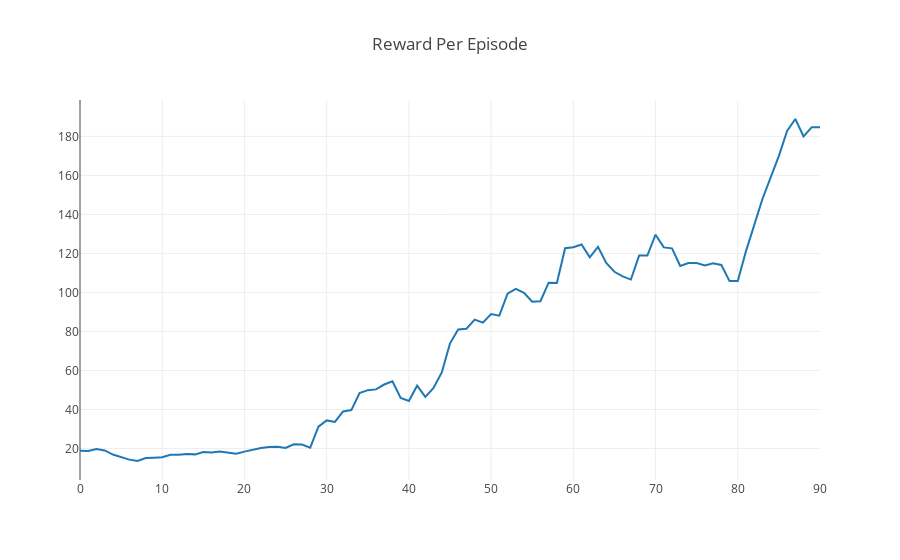

Notebook source saved alongside this figure:
### Code cell
graph = go.Scatter(x=np.arange(len(ep_rewards)), y=moving_average(ep_rewards, 10))

plotly.offline.iplot({
    "data": [graph],
    "layout": go.Layout(title="Reward Per Episode")
})

### Figure 1 — Plotly figure (JSON) as saved in the notebook; plotly's stock layout.template omitted (floating-point values rounded to 4 significant figures)
{"data": [{"type": "scatter", "uid": "b3c5daa0-3f6f-427a-a6f8-a42fdebf1978", "x": [0, 1, 2, 3, 4, 5, 6, 7, 8, 9, 10, 11, 12, 13, 14, 15, 16, 17, 18, 19, 20, 21, 22, 23, 24, 25, 26, 27, 28, 29, 30, 31, 32, 33, 34, 35, 36, 37, 38, 39, 40, 41, 42, 43, 44, 45, 46, 47, 48, 49, 50, 51, 52, 53, 54, 55, 56, 57, 58, 59, 60, 61, 62, 63, 64, 65, 66, 67, 68, 69, 70, 71, 72, 73, 74, 75, 76, 77, 78, 79, 80, 81, 82, 83, 84, 85, 86, 87, 88, 89, 90, 91, 92, 93, 94, 95, 96, 97, 98, 99], "y": [18.8, 18.7, 19.7, 19, 16.9, 15.7, 14.3, 13.6, 15.1, 15.3, 15.5, 16.8, 16.8, 17.2, 17, 18.2, 18, 18.5, 17.9, 17.3, 18.4, 19.5, 20.3, 20.8, 20.9, 20.3, 22.2, 22, 20.4, 31.2, 34.4, 33.6, 39, 39.7, 48.4, 49.9, 50.3, 52.8, 54.5, 45.9, 44.4, 52.2, 46.5, 51.1, 59, 73.9, 81, 81.4, 86.1, 84.5, 88.9, 88.1, 99.4, 101.8, 99.8, 95.2, 95.5, 105, 104.8, 122.7, 123.2, 124.6, 118, 123.4, 115.1, 110.6, 108.2, 106.6, 118.9, 118.9, 129.6, 123.1, 122.6, 113.6, 115.1, 115.1, 113.8, 114.9, 114.1, 105.8, 105.8, 121.2, 134, 147.9, 159, 170, 182.8, 188.9, 180, 184.7, 184.7]}], "layout": {"autosize": true, "title": {"text": "Reward Per Episode"}, "xaxis": {"autorange": true, "range": [0, 90], "type": "linear"}, "yaxis": {"autorange": true, "range": [3.861, 198.6], "type": "linear"}}}
